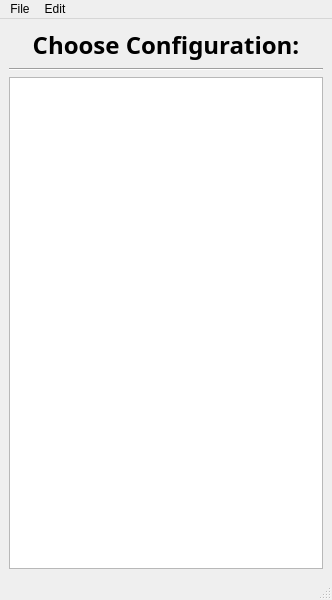
<?xml version="1.0" encoding="UTF-8"?>
<ui version="4.0">
 <class>ConfigManager</class>
 <widget class="QMainWindow" name="ConfigManager">
  <property name="geometry">
   <rect>
    <x>0</x>
    <y>0</y>
    <width>332</width>
    <height>600</height>
   </rect>
  </property>
  <property name="windowTitle">
   <string>Configuration Browser</string>
  </property>
  <property name="windowIcon">
   <iconset resource="images.qrc">
    <normaloff>:/buttons/images/HAL-9000-icon.png</normaloff>:/buttons/images/HAL-9000-icon.png</iconset>
  </property>
  <widget class="QWidget" name="centralwidget">
   <layout class="QVBoxLayout" name="verticalLayout">
    <item>
     <widget class="QLabel" name="label">
      <property name="font">
       <font>
        <family>Gill Sans</family>
        <pointsize>18</pointsize>
        <weight>75</weight>
        <bold>true</bold>
       </font>
      </property>
      <property name="text">
       <string>Choose Configuration:</string>
      </property>
      <property name="textFormat">
       <enum>Qt::RichText</enum>
      </property>
      <property name="alignment">
       <set>Qt::AlignCenter</set>
      </property>
     </widget>
    </item>
    <item>
     <widget class="Line" name="line">
      <property name="orientation">
       <enum>Qt::Horizontal</enum>
      </property>
     </widget>
    </item>
    <item>
     <widget class="QTreeView" name="treeView"/>
    </item>
   </layout>
  </widget>
  <widget class="QMenuBar" name="menubar">
   <property name="geometry">
    <rect>
     <x>0</x>
     <y>0</y>
     <width>332</width>
     <height>22</height>
    </rect>
   </property>
   <widget class="QMenu" name="menuFile">
    <property name="title">
     <string>File</string>
    </property>
    <widget class="QMenu" name="menuRecent">
     <property name="title">
      <string>Recent</string>
     </property>
    </widget>
    <addaction name="menuRecent"/>
    <addaction name="separator"/>
   </widget>
   <widget class="QMenu" name="menuEdit">
    <property name="title">
     <string>Edit</string>
    </property>
    <addaction name="actionPreferences"/>
   </widget>
   <addaction name="menuFile"/>
   <addaction name="menuEdit"/>
  </widget>
  <widget class="QStatusBar" name="statusbar"/>
  <action name="actionPreferences">
   <property name="text">
    <string>Preferences</string>
   </property>
  </action>
 </widget>
 <resources>
  <include location="images.qrc"/>
 </resources>
 <connections/>
</ui>
